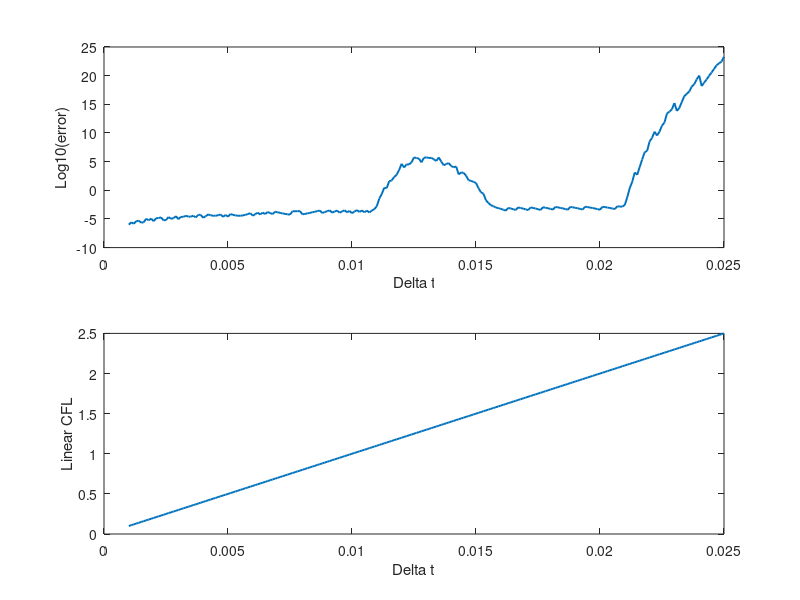

This figure's MATLAB source:
clear variables
close all; 
clc

c = 1; L = 1; TM = .6;
Lambda = L/10;
h = 0.01;

dT = 0.001:0.0001:0.025; %0.1

N = round(2*L/h+1);
X = -L:h:L;

K11 = -2*diag(ones(N,1))+diag(ones(N-1,1),1)+diag(ones(N-1,1),-1);
K11(1,N) = 1; 
K11(N,1) = 1;
K11 = sparse((4/3/h^2)*K11);

K12 = -2*diag(ones(N,1))+diag(ones(N-2,1),2)+diag(ones(N-2,1),-2);
K12(1,N-1) = 1; 
K12(N,2) = 1;
K12 = sparse((-1/3/4/h^2)*K12);

K2 = 6*diag(ones(N,1))-4*diag(ones(N-1,1),1)-4*diag(ones(N-1,1),-1)...
    +diag(ones(N-2,1),2)+diag(ones(N-2,1),-2);
K2(1,N) = -4; 
K2(N,1) = -4;
K2(1,N-1) = 1; 
K2(N,2) = 1;
K2 = sparse((1/h^4)*K2);
                      

U0 = exp(-(X/Lambda).^2);
err_M = zeros(length(dT),1);
alfa = zeros(length(dT),1);
U_all_dt = zeros(length(dT),N);

for kk=1:length(dT)
    alfa(kk) = c*dT(kk)/h;
    T = 0:dT(kk):TM;
    Un = U0';
    Unn = (0.5*exp(-((X-c*dT(kk))/Lambda).^2) + 0.5*exp(-((X+c*dT(kk))/Lambda).^2))';
    K = sparse(((dT(kk)^2)*c^2)*(K11+K12)+(dT(kk)^4)*((c^4)/12)*K2);

    for tt=3:length(T)
        Unnn = (2*speye(N,N)+K)*Unn-Un;
        Un = Unn;
        Unn = Unnn;
        % if mod(tt,10)==0
        %     plot(X,Unnn)
        %     ylim([-0.2 1.2]);
        %     pause(0.02);
        %     drawnow
        % end
    end
    U_all_dt(kk,:) = Unnn;
    theo_fn = 0.5*exp(-((X-c*TM)/Lambda).^2) + 0.5*exp(-((X+c*TM)/Lambda).^2);
    error_val = trapz(X,(theo_fn'-Un).^2)/trapz(theo_fn'.^2);
    err_M(kk) = error_val;
    clear T error_val
end

%%
figure(1),subplot(2,1,1)
plot(dT,log10(err_M),"LineWidth",1.4),
xlabel("\Delta t"),ylabel("Log10(error)");

figure(1),subplot(2,1,2)
plot(dT,alfa,"LineWidth",1.4)
xlabel("\Delta t"),ylabel("Linear CFL");

% NN = 1:N; 
% figure(),
% surf(NN,dT,U_all_dt),shading flat
% colorbar,
% ylim([0.01 0.015])
% 
% prob = dT(log10(err_M)>0);
% disp (0.6./prob);